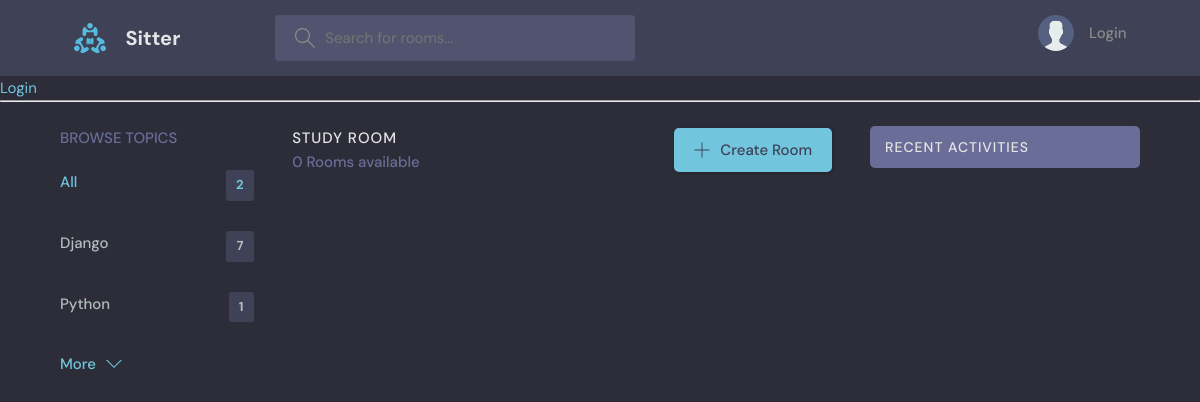
/?q=dfas, run on an earlier commit of the app's database.
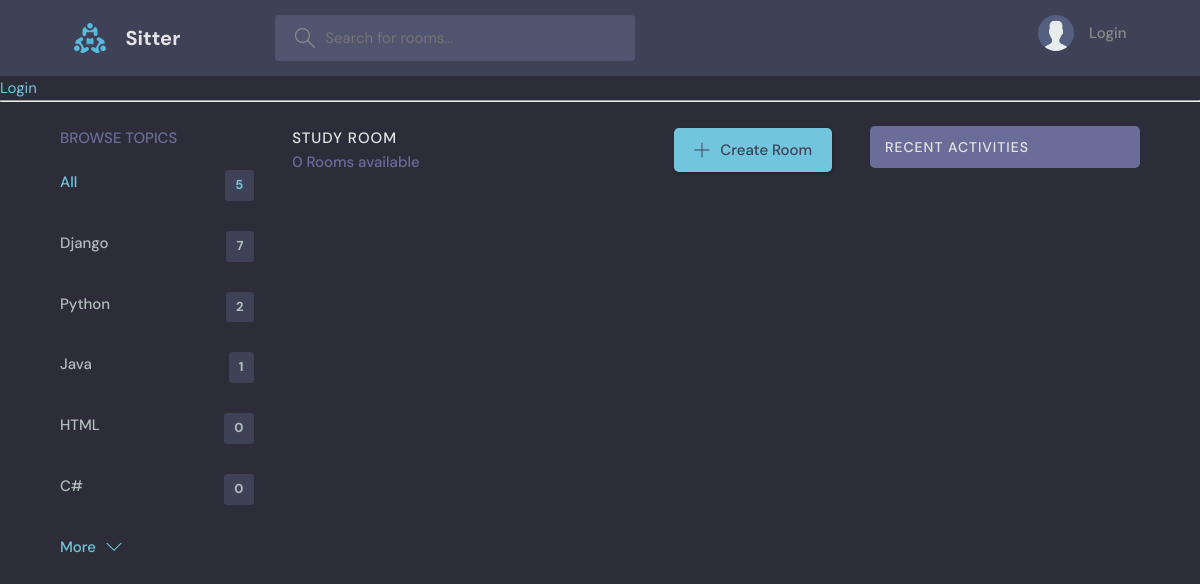
And on a later commit of the database.
### base/models.py (models this page shows, shortened)
class Topic(models.Model):
    name = models.CharField(max_length=25)

### base/views.py (the view)
# urls.py: path('', views.home, name='home'),
def home(request):
    q = request.GET.get('q') if request.GET.get('q') is not None else ''
    rooms = Room.objects.filter(Q(topic__name__icontains=q))
    topics = Topic.objects.all()[0:5]
    rooms_count = rooms.count()
    room_messages = Message.objects.all().filter(Q(room__topic__name__icontains=q)).order_by('-created')
    context = {'rooms': rooms, 'topics': topics, 'rooms_count': rooms_count,'room_messages': room_messages}
    return render(request, 'base/home.html', context)

### base/templates/base/home.html (shortened to what this page needs)
{%extends 'main.html'%}
{%block content%}
    <main class="layout layout--3">
      <div class="container">
        {%include 'base/topics_component.html'%}
        <div class="roomList">
          <div class="roomList__header">
            <div>
              <h2>Study Room</h2>
              <p>{{rooms.count}} Rooms available</p>
            </div>
            <a class="btn btn--main" href="{%url 'create-room'%}">
              <svg version="1.1" xmlns="http://www.w3.org/2000/svg" width="32" height="32" viewBox="0 0 32 32">
                <title>add</title>
                <path
                  d="M16.943 0.943h-1.885v14.115h-14.115v1.885h14.115v14.115h1.885v-14.115h14.115v-1.885h-14.115v-14.115z"
                ></path>
              </svg>
              Create Room
            </a>
          </div>
        </div>
        {%include 'base/activity_component.html'%}
      </div>
    </main>
{%endblock%}

### templates/main.html (shortened to what this page needs)
<!DOCTYPE html>
{%load static%}
<html lang="en">
  <head>
    <link rel="stylesheet" href="{%static 'styles/style.css'%}" />
  </head>
  <body>
    {% include 'navbar.html' %}
    {% block content %}
    {% endblock %}
  </body>
</html>

### templates/navbar.html (shortened to what this page needs)
{%load static%}
<header class="header header--loggedIn">
    <div class="container">
      <a href="{%url 'home'%}" class="header__logo">
        <img src="{% static 'images/logo.svg'%}" />
        <h1>Sitter</h1>
      </a>
      <form class="header__search" method="get" action="{%url 'home'%}">
        <label>
          <input name = 'q' placeholder="Search for rooms..." />
        </label>
      </form>
      <nav class="header__menu">
        {%if request.user.is_authenticated%}
        <div class="header__user">
          <a href="{%url 'user-profile' request.user.id%}">
            <div class="avatar avatar--medium active">
              <img src="{{request.user.avatar.url}}" />
            </div>
            <p>{{request.user.username}}<span>@{{request.user}}</span></p>
          </a>
          <button class="dropdown-button">
            <svg version="1.1" xmlns="http://www.w3.org/2000/svg" width="32" height="32" viewBox="0 0 32 32">
              <title>chevron-down</title>
              <path d="M16 21l-13-13h-3l16 16 16-16h-3l-13 13z"></path>
            </svg>
          </button>
        </div>
        {%else%}
        <a href="{%url 'login' %}">
          <img src="{% static 'images/avatar.svg'%}" />
          <p>Login</p>
        </a>
        {%endif%}
      </nav>
    </div>
  </header>
{%if request.user.is_authenticated%}
<h4>Hello {{request.user}}</h4>
<a href="{%url 'logout'%}">Logout</a>
{%else%}
<a href="{%url 'login'%}">Login</a>
{%endif%}
<hr>

### base/templates/base/topics_component.html
<div class="topics">
    <div class="topics__header">
      <h2>Browse Topics</h2>
    </div>
    <ul class="topics__list">
      <li>
        <a href="{%url 'home'%}" class="active">All <span>{{topics.count}}</span></a>
      </li>
      {%for topic in topics%}
      <li>
        <a href="{%url 'home' %}?q={{topic.name}}">{{topic.name}} <span>{{topic.room_set.all.count}}</span></a>
      </li>
      {% endfor %}
    </ul>
    <a class="btn btn--link" href="{%url 'topics'%}">
      More
      <svg version="1.1" xmlns="http://www.w3.org/2000/svg" width="32" height="32" viewBox="0 0 32 32">
        <title>chevron-down</title>
        <path d="M16 21l-13-13h-3l16 16 16-16h-3l-13 13z"></path>
      </svg>
    </a>
  </div>

### base/templates/base/activity_component.html (shortened to what this page needs)
<div class="activities">
    <div class="activities__header">
      <h2>Recent Activities</h2>
    </div>
  </div>

### static/styles/style.css (style rules this page uses)
:root { --color-main: #71c6dd; --color-main-light: #e1f6fb; --color-dark: #3f4156; --color-dark-medium: #51546e; --color-dark-light: #696d97; --color-light: #e5e5e5; --color-gray: #8b8b8b; --color-light-gray: #b2bdbd; --color-bg: #2d2d39; --color-success: #5dd693; --color-error: #fc4b0b; }
* { font-family: "DM Sans", -apple-system, BlinkMacSystemFont, "Segoe UI", Roboto, Oxygen, Ubuntu, Cantarell, "Open Sans", "Helvetica Neue", sans-serif; margin: 0; padding: 0; box-sizing: border-box; text-rendering: optimizeLegibility; font-size: inherit; }
html { font-size: 56.25%; }
@media only screen and (min-width: 1200px) { html { font-size: 62.5%; } }
body { line-height: 1.6; font-weight: 400; font-size: 1.5rem; color: var(--color-light-gray); background-color: var(--color-bg); min-height: 100vh; }
img { width: 100%; }
a { display: inline-block; color: var(--color-main); text-decoration: none; }
.container { max-width: 120rem; width: 90%; margin: auto; }
.btn { background-color: transparent; border: none; display: inline-flex; align-items: center; gap: 1rem; cursor: pointer; transition: all ease-in-out 0.3s; padding: 1rem 2rem; border-radius: 5px; box-shadow: 1px 1px 3px 1px rgba(0, 0, 0, 0.15); font-weight: 500; }
.btn--link { border-radius: 0; padding: 0; color: var(--color-main); box-shadow: none; }
.btn--main { background-color: var(--color-main); color: var(--color-dark); }
.btn > svg { fill: currentColor; width: 1.6rem; height: 1.6rem; }
.header { padding: 1.5rem; background-color: var(--color-dark); }
.header > .container { display: flex; gap: 9.5rem; }
.header__logo, .header__user { display: flex; gap: 2rem; align-items: center; }
.header__logo > img { height: 3.2rem; width: 3.2rem; }
.header__logo > h1 { font-weight: 700; font-size: 2rem; color: var(--color-light); }
.header__search > label { background-color: var(--color-dark-medium); padding: 1.3rem 1rem; display: flex; align-items: center; gap: 1rem; border-radius: 4px; }
.header__search svg { fill: var(--color-gray); width: 2rem; height: 2rem; margin-left: 1rem; }
.header__search input { width: 30rem; background: transparent; border: none; outline: none; color: var(--color-light); }
.header__menu { margin-left: auto; position: relative; }
.header__menu a { display: flex; gap: 1.5rem; align-items: center; font-weight: 500; text-decoration: none; color: var(--color-gray); }
.header__menu img { height: 3.6rem; }
.header__menu p { line-height: 1.2; }
.layout { margin-top: 2.4rem; }
.layout > .container { display: flex; justify-content: space-between; align-items: flex-start; }
.layout--3 > .container > div:first-child { flex-basis: 18%; max-width: 22.5rem; }
.layout--3 > .container > div:nth-child(2) { flex-basis: 50%; }
.layout--3 > .container > div:last-child { flex-basis: 25%; }
.topics__header { margin-bottom: 2rem; }
.topics__header h2 { text-transform: uppercase; font-weight: 500; color: var(--color-dark-light); }
.topics__list { list-style: none; }
.topics__list li a { display: flex; justify-content: space-between; margin-bottom: 3rem; font-weight: 500; color: var(--color-light-gray); transition: all 0.3s ease-in-out; }
.topics__list li a.active, .topics__list li a:hover { color: var(--color-main); }
.topics__list li a span { padding: 0.5rem 1rem; background-color: var(--color-dark); border-radius: 3px; font-size: 1.3rem; font-weight: 700; letter-spacing: 1px; }
.roomList__header { display: flex; justify-content: space-between; align-items: center; margin-bottom: 2.4rem; }
.roomList__header h2 { text-transform: uppercase; font-weight: 500; color: var(--color-light); letter-spacing: 1px; }
.roomList__header p { font-weight: 500; color: var(--color-dark-light); }
.activities { background: var(--color-dark); border-radius: 5px; overflow: hidden; }
.activities__header h2 { background-color: var(--color-dark-light); text-transform: uppercase; font-weight: 500; padding: 1rem 1.5rem; color: var(--color-light); letter-spacing: 1px; font-size: 1.4rem; }

What changed in the data, as far as the page shows it:
computed for Topic "Python": room_set.all.count "1" → "2"
added Topic: name "Java", room_set.all.count "1"
added Topic: name "HTML", room_set.all.count "0"
added Topic: name "C#", room_set.all.count "0"
Also different on the page:
{{ topics.count }}: "2" → "5"
